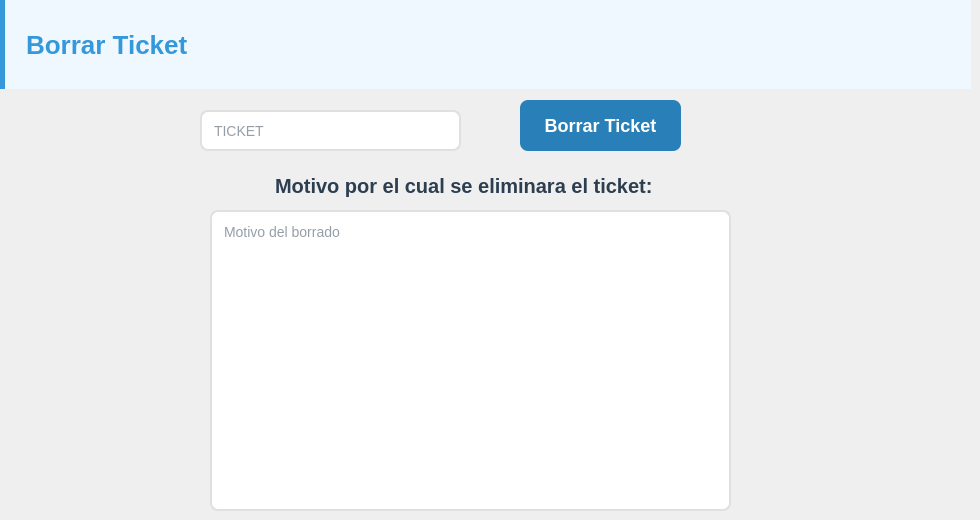
           <widget class="QWidget" name="page_13">
            <widget class="QLabel" name="label_59">
             <property name="geometry">
              <rect>
               <x>270</x>
               <y>170</y>
               <width>391</width>
               <height>31</height>
              </rect>
             </property>
             <property name="font">
              <font>
               <pointsize>-1</pointsize>
               <bold>true</bold>
              </font>
             </property>
             <property name="styleSheet">
              <string notr="true">QLabel {
    color: #2c3e50;        /* texto oscuro y elegante */
    font-size: 20px;        /* tamaño legible */
    font-weight: bold;       /* negrita para resaltar */
    padding: 2px 0;          /* un poco de espacio arriba y abajo */
}</string>
             </property>
             <property name="text">
              <string>Motivo por el cual se eliminara el ticket:</string>
             </property>
            </widget>
            <widget class="QLabel" name="label_60">
             <property name="geometry">
              <rect>
               <x>0</x>
               <y>0</y>
               <width>971</width>
               <height>101</height>
              </rect>
             </property>
             <property name="font">
              <font>
               <pointsize>-1</pointsize>
               <bold>true</bold>
              </font>
             </property>
             <property name="styleSheet">
              <string notr="true">QLabel {
    font-size: 26px;           /* más grande */
    font-weight: bold;
    color: #3498db;            /* azul destacado */
    padding: 10px 14px;
    border-left: 5px solid #3498db;  /* línea lateral más gruesa */
    background-color: #f0f8ff;       /* fondo sutil opcional */
    margin-bottom: 12px;
}</string>
             </property>
             <property name="text">
              <string>Borrar Ticket</string>
             </property>
            </widget>
            <widget class="QLineEdit" name="lineEdit_33">
             <property name="geometry">
              <rect>
               <x>200</x>
               <y>110</y>
               <width>261</width>
               <height>41</height>
              </rect>
             </property>
             <property name="font">
              <font>
               <pointsize>-1</pointsize>
              </font>
             </property>
             <property name="styleSheet">
              <string notr="true">QLineEdit {
    background-color: #ffffff;
    border: 2px solid #e0e0e0;
    border-radius: 8px;
    padding: 6px 10px;
    font-size: 14px;
    color: #2c3e50;
    selection-background-color: #d7e9ff; /* color del texto seleccionado */
    selection-color: #0b3d91;
}

QLineEdit:focus {
    border: 2px solid #3498db;  /* azul suave al enfocar */
    background-color: #f9fcff;
    outline: none;
}

QLineEdit:disabled {
    background-color: #f0f0f0;
    color: #a0a0a0;
    border: 2px solid #d0d0d0;
}</string>
             </property>
             <property name="placeholderText">
              <string>TICKET </string>
             </property>
            </widget>
            <widget class="QPushButton" name="pushButton_17">
             <property name="geometry">
              <rect>
               <x>520</x>
               <y>100</y>
               <width>161</width>
               <height>51</height>
              </rect>
             </property>
             <property name="font">
              <font>
               <pointsize>-1</pointsize>
               <bold>true</bold>
              </font>
             </property>
             <property name="styleSheet">
              <string notr="true">QPushButton:disabled {
    background-color: #bdc3c7;   /* gris apagado */
    color: #7f8c8d;
    border: none;
    border-radius: 8px;
    padding: 10px 20px;
    font-size: 18px;
    font-weight: bold;
}

QPushButton:enabled {
    background-color: #2980b9;   /* azul armónico */
    color: white;
    border: none;
    border-radius: 8px;
    padding: 10px 20px;
    font-size: 18px;
    font-weight: bold;
}

QPushButton:enabled:hover {
    background-color: #3498db;   /* azul más claro */
}

QPushButton:enabled:pressed {
    background-color: #D11515;   /* azul más oscuro */
}</string>
             </property>
             <property name="text">
              <string>Borrar Ticket</string>
             </property>
            </widget>
            <widget class="QPlainTextEdit" name="plainTextEdit_3">
             <property name="geometry">
              <rect>
               <x>210</x>
               <y>210</y>
               <width>521</width>
               <height>301</height>
              </rect>
             </property>
             <property name="font">
              <font>
               <pointsize>-1</pointsize>
              </font>
             </property>
             <property name="styleSheet">
              <string notr="true">QPlainTextEdit {
    background-color: #ffffff;
    border: 2px solid #e0e0e0;
    border-radius: 8px;
    padding: 8px;
    font-size: 14px;
    color: #2c3e50;
    selection-background-color: #3498db;
    selection-color: white;
}

QPlainTextEdit:hover {
    border: 2px solid #b0c4de;
}

QPlainTextEdit:focus {
    border: 2px solid #3498db;
    background-color: #f9fcff;
    outline: none;
}

/* Scrollbar vertical */
QPlainTextEdit QScrollBar:vertical {
    border: none;
    background: #f0f0f0;
    width: 10px;
    border-radius: 5px;
}

QPlainTextEdit QScrollBar::handle:vertical {
    background: #b0c4de;
    min-height: 20px;
    border-radius: 5px;
}

QPlainTextEdit QScrollBar::handle:vertical:hover {
    background: #3498db;
}

QPlainTextEdit QScrollBar::add-line, QPlainTextEdit QScrollBar::sub-line {
    height: 0;
}</string>
             </property>
             <property name="placeholderText">
              <string>Motivo del borrado</string>
             </property>
            </widget>
           </widget>
